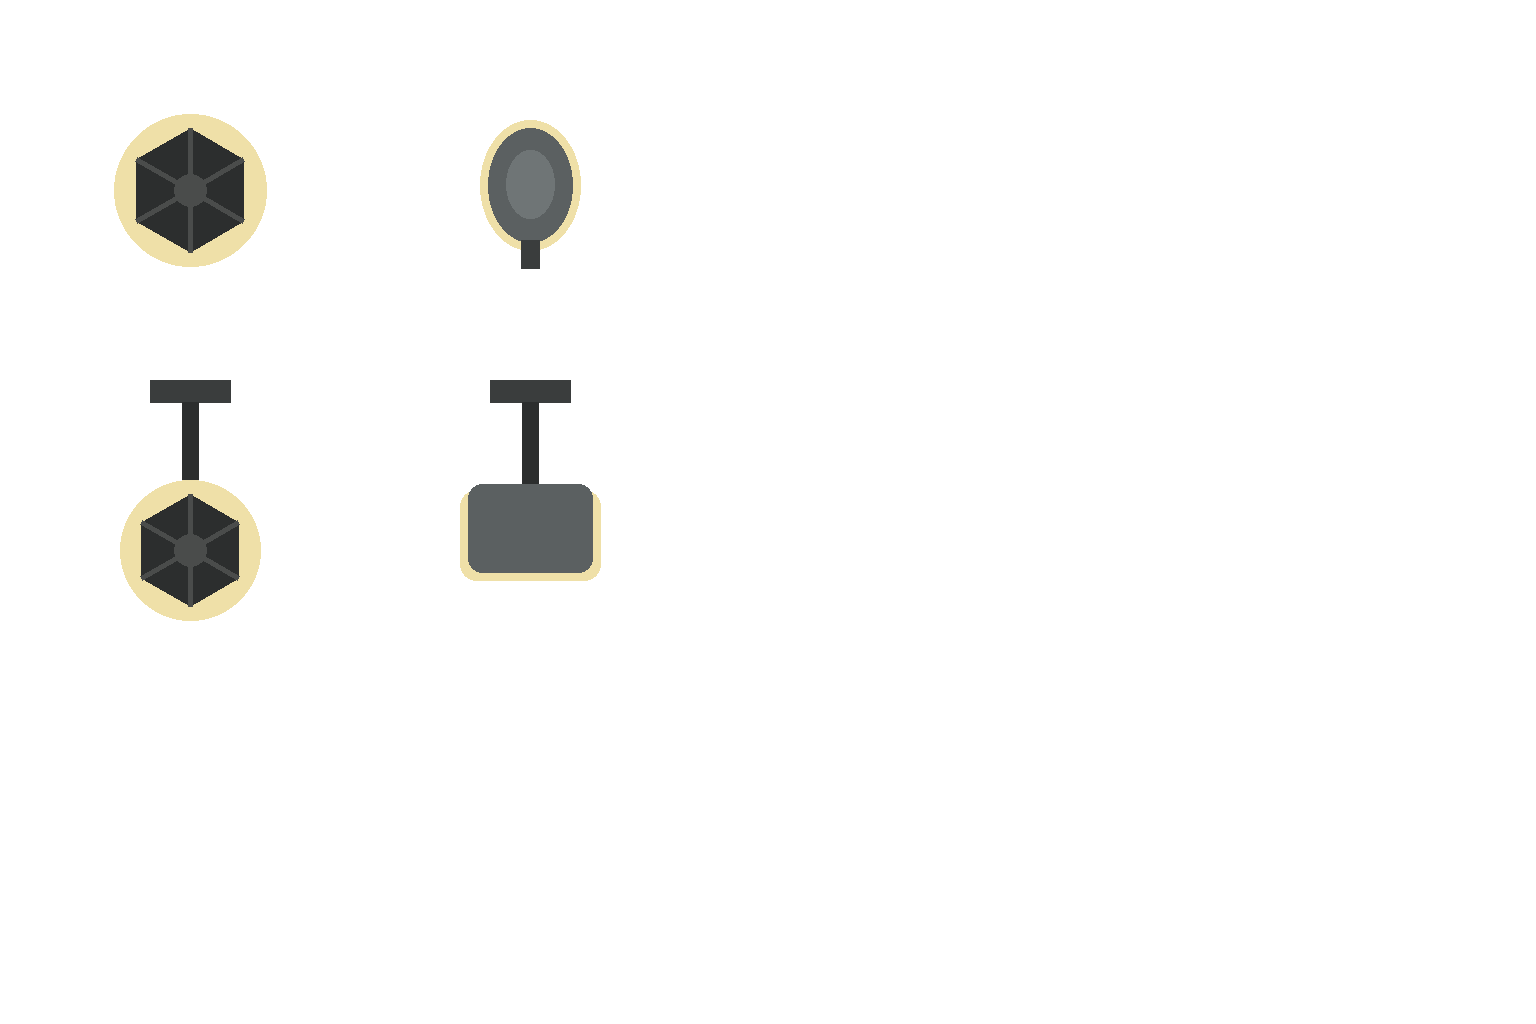

Generate this figure with Python:
"""Geometry guide for street lamps seen straight down (`set-piece-districts.md`): from the zenith a lamp is its
head, the post hidden under it, so no pole is drawn lying across the ground.

One 1536x1024 RGBA sheet, one world cell = CELL px, frames laid out explicitly with transparent gutters; north is
the top of a frame. FRAMES gives each frame's (x, y, w, h) in pixels.

- lamp-cap-colonial (1x1): a cast-iron lantern's roof from above, a fluted hexagonal cap and finial over a warm
  glass rim, centred on the post.
- lamp-cap-industrial (1x1): a cobra-head luminaire's housing from above, an elongated rounded shell over its
  post, a short arm stub at its south end.
- lamp-bracket-colonial (1x1): the colonial lantern on a short scroll bracket off a wall along the frame's north
  edge; drawn overhead, a figure walks under it.
- lamp-bracket-industrial (1x1): a flood lamp on a short bracket off the same wall.

Usage: python art-source/templates/street-lamps-guide.py <out-dir>
"""
import math
import sys
from pathlib import Path

from PIL import Image, ImageDraw

W, H, CELL, G = 1536, 1024, 300, 40

FRAMES = {
    'lamp-cap-colonial': (G, G, CELL, CELL),
    'lamp-cap-industrial': (G + CELL + G, G, CELL, CELL),
    'lamp-bracket-colonial': (G, G + CELL + G, CELL, CELL),
    'lamp-bracket-industrial': (G + CELL + G, G + CELL + G, CELL, CELL),
}


def hexagon(cx, cy, r):
    return [(cx + r * math.cos(math.pi / 6 + k * math.pi / 3), cy + r * math.sin(math.pi / 6 + k * math.pi / 3))
            for k in range(6)]


def lantern(d, cx, cy, r):
    d.ellipse((cx - r - 14, cy - r - 14, cx + r + 14, cy + r + 14), fill='#efe0a8')   # warm glass rim
    d.polygon(hexagon(cx, cy, r), fill='#2c2e2e')                                       # fluted roof
    for k in range(6):                                                                  # roof ribs
        a = math.pi / 6 + k * math.pi / 3
        d.line((cx, cy, cx + r * math.cos(a), cy + r * math.sin(a)), fill='#4a4c4b', width=5)
    d.ellipse((cx - 16, cy - 16, cx + 16, cy + 16), fill='#4a4c4b')                     # finial


def cobra(d, cx, cy):
    d.ellipse((cx - 50, cy - 80, cx + 50, cy + 50), fill='#efe0a8')        # lens glow at the rim
    d.ellipse((cx - 42, cy - 72, cx + 42, cy + 42), fill='#5b6061')        # housing shell
    d.ellipse((cx - 24, cy - 50, cx + 24, cy + 18), fill='#6f7576')        # shell crown
    d.rectangle((cx - 9, cy + 40, cx + 9, cy + 68), fill='#3a3d3d')        # arm stub


def bracket(d, x, y, cx, reach):
    d.rectangle((cx - 40, y, cx + 40, y + 22), fill='#3a3d3d')             # wall plate on the north edge
    d.rectangle((cx - 8, y + 22, cx + 8, y + reach), fill='#2c2e2e')       # bracket


def build():
    img = Image.new('RGBA', (W, H))
    d = ImageDraw.Draw(img)
    x, y = FRAMES['lamp-cap-colonial'][:2]
    lantern(d, x + CELL // 2, y + CELL // 2, 62)
    x, y = FRAMES['lamp-cap-industrial'][:2]
    cobra(d, x + CELL // 2, y + CELL // 2 + 10)
    x, y = FRAMES['lamp-bracket-colonial'][:2]
    bracket(d, x, y, x + CELL // 2, 120)
    lantern(d, x + CELL // 2, y + 170, 56)
    x, y = FRAMES['lamp-bracket-industrial'][:2]
    bracket(d, x, y, x + CELL // 2, 110)
    d.rounded_rectangle((x + CELL // 2 - 70, y + 110, x + CELL // 2 + 70, y + 200), 16, fill='#efe0a8')
    d.rounded_rectangle((x + CELL // 2 - 62, y + 104, x + CELL // 2 + 62, y + 192), 14, fill='#5b6061')
    return img


if __name__ == '__main__':
    build().save(Path(sys.argv[1]) / 'street-lamps-guide.png')
